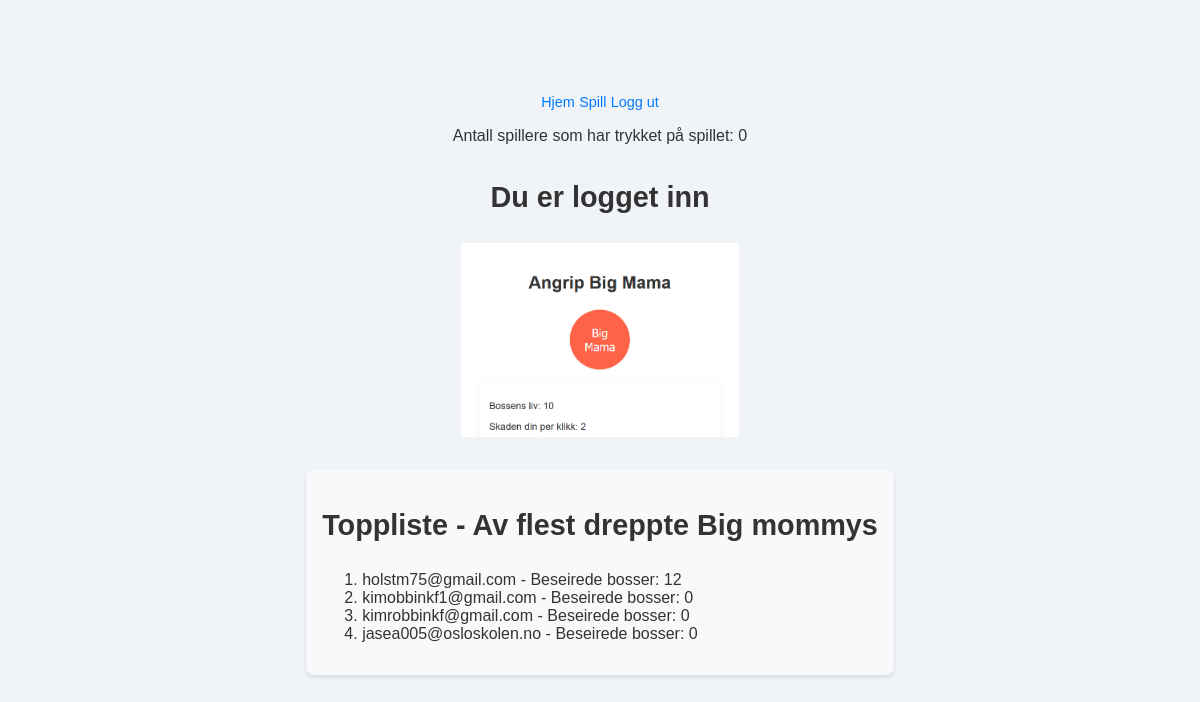
Page /loggetinn (signed in) on the earlier database version.
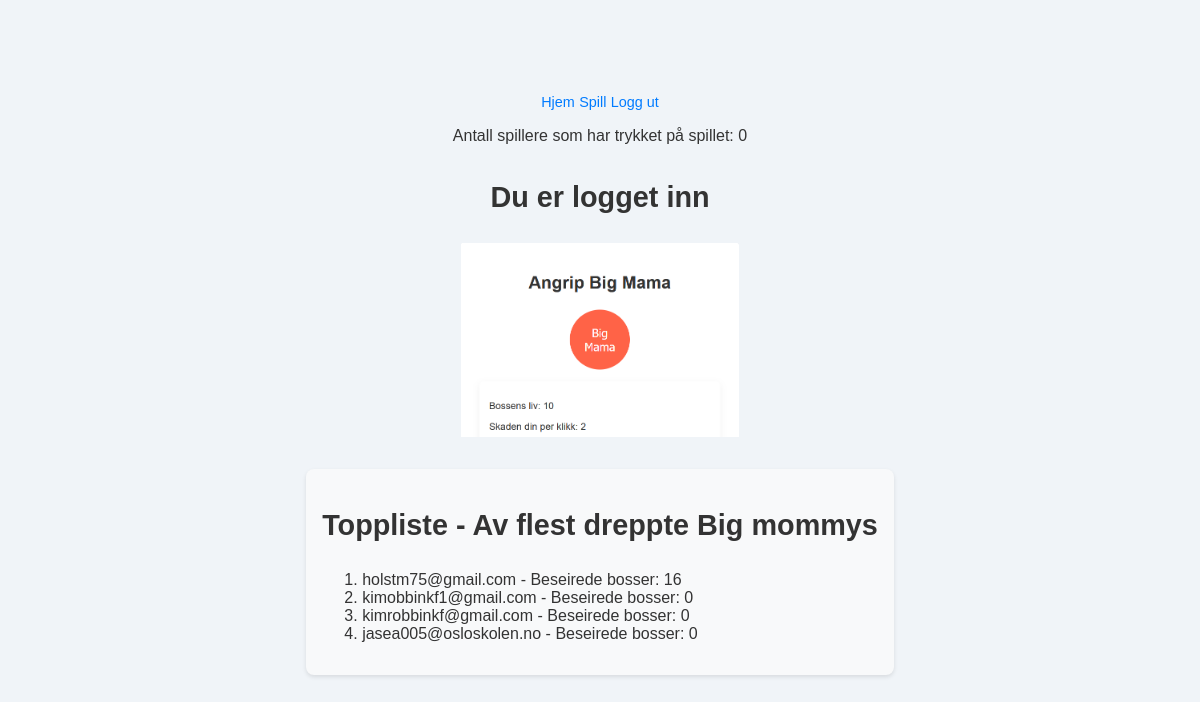
Same page on the later database version.
### app.py (models this page shows)
class User(db.Model, UserMixin):
    id = db.Column(db.Integer, primary_key=True)
    email = db.Column(db.String(120), nullable=False, unique=True)  # E-postadresse
    password = db.Column(db.String(80), nullable=False)
    defeats = db.Column(db.Integer, default=0)

### app.py (the view)
@app.route('/loggetinn', methods=['GET', 'POST'])
@login_required
def Loggetinnn():
    visit_count = VisitCount.query.first()
    if visit_count:
        count = visit_count.count
    else:
        count = 0  # Hvis ikke opprettet, sett som 0 eller gjør en håndtering her
    visit_count = VisitCount.query.first()
    top_users = User.query.order_by(User.defeats.desc()).limit(10).all()
    return render_template('Loggetinn.html', visit_count=visit_count.count, top_users=top_users)

### app.py (called while the page is built)
@login_manager.user_loader
def load_user(user_id):
    return User.query.get(int(user_id))

### templates/Loggetinn.html (shortened to what this page needs)
{% extends 'nav.html' %}
{% block body %}
<p>Antall spillere som har trykket på spillet: {{ visit_count }}</p>
<h1>Du er logget inn</h1>
<div class="bilde">
<a id="bilde" href="Spill"><img src="/static/bilder/Spill.png" alt="Bilde av klikker spillet"></a>
</div>
<div id="leaderboard">
    <h2>Toppliste - Av flest dreppte Big mommys</h2>
    <ol>
    {% for user in top_users %}
        <li>{{ user.email }} - Beseirede bosser: {{ user.defeats }}</li>
    {% endfor %}
    </ol>
</div>
{% endblock %}

### templates/nav.html (shortened to what this page needs)
<!DOCTYPE html>
<html lang="en">
<head>
    <link rel="stylesheet" href="static/Style.css">
</head>
<body>
    <div class="nav">
        <a href="loggetinn" class="nav-link">Hjem</a>
        <a href="Spill" class="nav-link">Spill</a>
        <a href="logout" class="nav-link">Logg ut</a>
    </div>
    {% block body %}
    {% endblock %}
</body>
</html>

### static/Style.css (style rules this page uses)
body { font-family: Arial, sans-serif; background-color: #f0f4f8; color: #333; display: flex; justify-content: center; align-items: center; flex-direction: column; min-height: 100vh; margin: 0; }
h1, h2 { color: #333; text-align: center; margin-bottom: 1em; font-size: 1.8em; font-weight: bold; }
a { color: #007bff; text-decoration: none; font-size: 0.9em; }
#leaderboard { margin: 2em auto; max-width: 600px; background-color: #f8f9fa; padding: 1em; border-radius: 8px; box-shadow: 0 2px 4px rgba(0,0,0,0.1); }
#leaderboard h2 { text-align: center; color: #333; margin-bottom: 1em; }
.bilde img { width: 40%; display: block; margin: 0 auto; }
.bilde { display: flex; justify-content: center; align-items: center; width: 100%; }

Differences in the rows shown:
changed User "holstm75@gmail.com": defeats "12" → "16"
